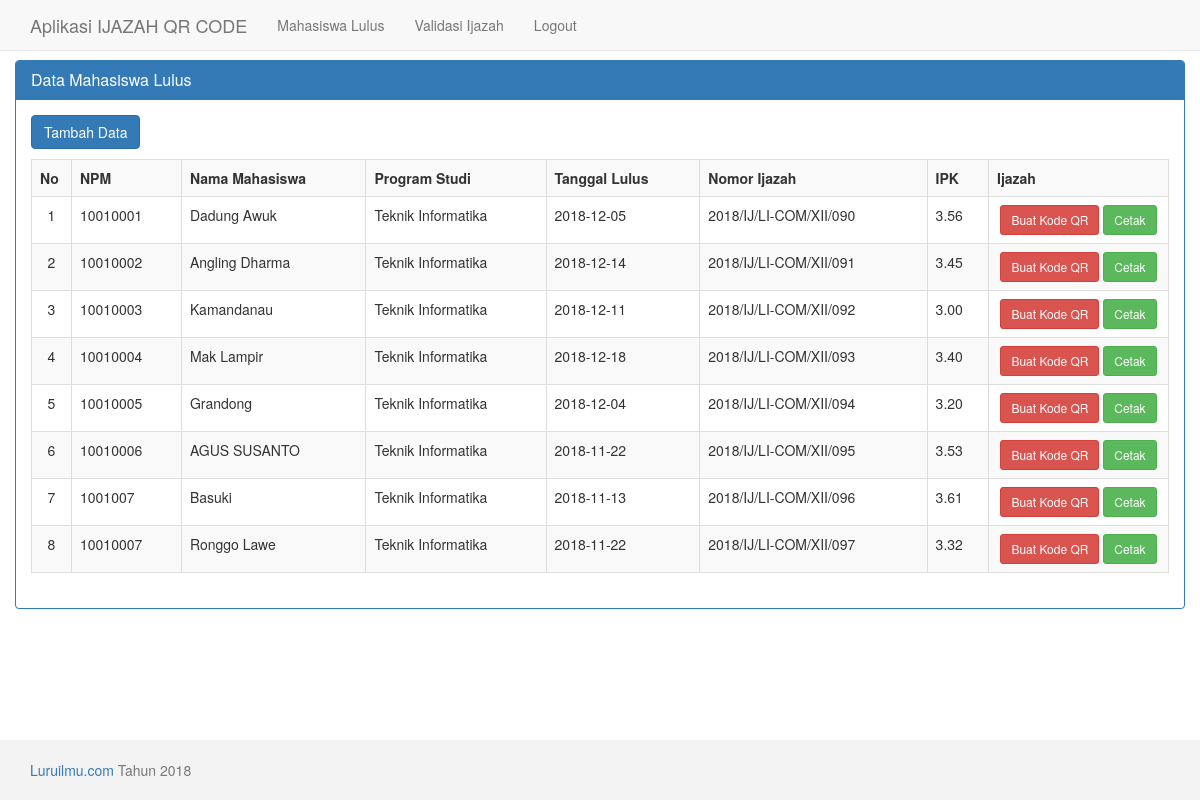
/data_mahasiswa.php (signed in), run on the app's committed database.
### tables this page shows
CREATE TABLE `mahasiswa` (
  `id` int(10) NOT NULL AUTO_INCREMENT,
  `npm` varchar(10) DEFAULT NULL,
  `nama_mhs` varchar(40) DEFAULT NULL,
  `prodi` varchar(40) DEFAULT NULL,
  `tgl_lulus` date DEFAULT NULL,
  `no_ijazah` varchar(40) DEFAULT NULL,
  `ipk` decimal(3,2) DEFAULT NULL,
  PRIMARY KEY (`id`)
);

### data_mahasiswa.php (the view, shortened to what this page needs)
<?php include "header.php"; ?>
<div class="container">
<?php
$view = isset($_GET['view']) ? $_GET['view'] : null;
switch($view){
	default:
	?>
	<div class="row">
		<div class="panel panel-primary">
			<div class="panel-heading">
				<h3 class="panel-title">Data Mahasiswa Lulus</h3>
			</div>
			<div class="panel-body">
				<a class="btn btn-primary" style="margin-bottom: 10px" href="data_mahasiswa.php?view=tambah">Tambah Data</a>
				<table class="table table-bordered table-striped">
					<tr>
						<th>No</th>
						<th>NPM</th>
						<th>Nama Mahasiswa</th>
						<th>Program Studi</th>
						<th>Tanggal Lulus</th>
						<th>Nomor Ijazah</th>
						<th>IPK</th>
						<th>Ijazah</th>
					</tr>
					<?php
					$sql=mysqli_query($konek, "SELECT * FROM mahasiswa ORDER BY id ASC");
					$no=1;
					while($d=mysqli_fetch_array($sql)){
						echo "<tr>
							<td width='40px' align='center'>$no</td>
							<td>$d[npm]</td>
							<td>$d[nama_mhs]</td>
							<td>$d[prodi]</td>
							<td>$d[tgl_lulus]</td>
							<td>$d[no_ijazah]</td>
							<td>$d[ipk]</td>
							<td width='180px' align='center'>
								<a class='btn btn-danger btn-sm' href='buatQRCode.php?npm=$d[npm]&nomor=$d[no_ijazah]'>Buat Kode QR</a>
								<a class='btn btn-success btn-sm' href='cetak_ijazah.php?id=$d[id]' target='_blank'>Cetak</a>
							</td>
						</tr>";
						$no++;
					}
					?>
				</table>
			</div>
		</div>
	</div>
<?php
	break;
?>
<?php
}
?>
</div>
<?php include "footer.php"; ?>

### header.php (shortened to what this page needs)
<!DOCTYPE html>
<html>
<head>
    <link href="./assets/css/bootstrap.min.css" rel="stylesheet">
    <link href="./assets/style.css" rel="stylesheet">
</head>
<body>
    <nav class="navbar navbar-default navbar-fixed-top">
      <div class="container">
        <div class="navbar-header">
          <a class="navbar-brand" href="./">Aplikasi IJAZAH QR CODE</a>
        </div>
        <div id="navbar" class="collapse navbar-collapse">
          <ul class="nav navbar-nav">
            <li><a href="data_mahasiswa.php">Mahasiswa Lulus</a></li>
            <li><a href="./validasi-ijazah">Validasi Ijazah</a></li>
            <li><a href="logout.php">Logout</a></li>
          </ul>
        </div>
      </div>
    </nav>

### footer.php (shortened to what this page needs)
	<footer class="footer">
      <div class="container">
        <p class="text-muted"><a href="https://luruilmu.com" target="_blank">Luruilmu.com</a> Tahun 2018</p>
      </div>
    </footer>
</body>
</html>

### assets/style.css (style rules this page uses)
html { position: relative; min-height: 100%; }
body { margin-bottom: 60px; }
body > .container { padding: 60px 15px 0; }
.container .text-muted { margin: 20px 0; }
.footer { position: absolute; bottom: 0; width: 100%; height: 60px; background-color: #f3f3f3; }
.footer > .container { padding-right: 15px; padding-left: 15px; }

### data on the page
mahasiswa: npm "10010001", nama_mhs "Dadung Awuk", prodi "Teknik Informatika", tgl_lulus "2018-12-05", no_ijazah "2018/IJ/LI-COM/XII/090", ipk "3.56"
mahasiswa: npm "10010002", nama_mhs "Angling Dharma", prodi "Teknik Informatika", tgl_lulus "2018-12-14", no_ijazah "2018/IJ/LI-COM/XII/091", ipk "3.45"
mahasiswa: npm "10010003", nama_mhs "Kamandanau", prodi "Teknik Informatika", tgl_lulus "2018-12-11", no_ijazah "2018/IJ/LI-COM/XII/092", ipk "3.00"
mahasiswa: npm "10010004", nama_mhs "Mak Lampir", prodi "Teknik Informatika", tgl_lulus "2018-12-18", no_ijazah "2018/IJ/LI-COM/XII/093", ipk "3.40"
mahasiswa: npm "10010005", nama_mhs "Grandong", prodi "Teknik Informatika", tgl_lulus "2018-12-04", no_ijazah "2018/IJ/LI-COM/XII/094", ipk "3.20"
mahasiswa: npm "10010006", nama_mhs "AGUS SUSANTO", prodi "Teknik Informatika", tgl_lulus "2018-11-22", no_ijazah "2018/IJ/LI-COM/XII/095", ipk "3.53"
mahasiswa: npm "1001007", nama_mhs "Basuki", prodi "Teknik Informatika", tgl_lulus "2018-11-13", no_ijazah "2018/IJ/LI-COM/XII/096", ipk "3.61"
mahasiswa: npm "10010007", nama_mhs "Ronggo Lawe", prodi "Teknik Informatika", tgl_lulus "2018-11-22", no_ijazah "2018/IJ/LI-COM/XII/097", ipk "3.32"
